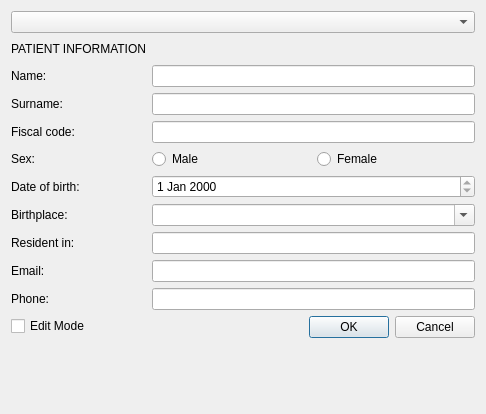
<?xml version="1.0" encoding="UTF-8"?>
<ui version="4.0">
 <class>EditPatientWindow</class>
 <widget class="QDialog" name="EditPatientWindow">
  <property name="geometry">
   <rect>
    <x>0</x>
    <y>0</y>
    <width>486</width>
    <height>414</height>
   </rect>
  </property>
  <property name="windowTitle">
   <string>Edit patient</string>
  </property>
  <layout class="QVBoxLayout" name="verticalLayout_2">
   <item>
    <layout class="QVBoxLayout" name="verticalLayout">
     <item>
      <widget class="QComboBox" name="cmbPatient">
       <property name="placeholderText">
        <string>Select a patient...</string>
       </property>
      </widget>
     </item>
     <item>
      <layout class="QFormLayout" name="formLayout_2">
       <item row="0" column="0">
        <widget class="QLabel" name="label_5">
         <property name="text">
          <string>PATIENT INFORMATION</string>
         </property>
        </widget>
       </item>
       <item row="0" column="1">
        <spacer name="horizontalSpacer">
         <property name="orientation">
          <enum>Qt::Orientation::Horizontal</enum>
         </property>
         <property name="sizeHint" stdset="0">
          <size>
           <width>40</width>
           <height>20</height>
          </size>
         </property>
        </spacer>
       </item>
       <item row="1" column="0">
        <widget class="QLabel" name="label_8">
         <property name="text">
          <string>Name:</string>
         </property>
        </widget>
       </item>
       <item row="1" column="1">
        <widget class="QLineEdit" name="txtName">
         <property name="readOnly">
          <bool>true</bool>
         </property>
        </widget>
       </item>
       <item row="2" column="0">
        <widget class="QLabel" name="label_7">
         <property name="text">
          <string>Surname:</string>
         </property>
        </widget>
       </item>
       <item row="2" column="1">
        <widget class="QLineEdit" name="txtSurname">
         <property name="readOnly">
          <bool>true</bool>
         </property>
        </widget>
       </item>
       <item row="3" column="0">
        <widget class="QLabel" name="lblFiscalCode">
         <property name="text">
          <string>Fiscal code:</string>
         </property>
        </widget>
       </item>
       <item row="3" column="1">
        <widget class="QLineEdit" name="txtFiscalCode">
         <property name="readOnly">
          <bool>true</bool>
         </property>
        </widget>
       </item>
       <item row="4" column="0">
        <widget class="QLabel" name="label_9">
         <property name="text">
          <string>Sex:</string>
         </property>
        </widget>
       </item>
       <item row="4" column="1">
        <layout class="QHBoxLayout" name="horizontalLayout">
         <item>
          <widget class="QRadioButton" name="rbtnMale">
           <property name="text">
            <string>Male</string>
           </property>
          </widget>
         </item>
         <item>
          <widget class="QRadioButton" name="rbtnFemale">
           <property name="text">
            <string>Female</string>
           </property>
          </widget>
         </item>
        </layout>
       </item>
       <item row="5" column="0">
        <widget class="QLabel" name="label">
         <property name="text">
          <string>Date of birth:</string>
         </property>
        </widget>
       </item>
       <item row="5" column="1">
        <widget class="QDateEdit" name="dateBirthday">
         <property name="readOnly">
          <bool>true</bool>
         </property>
        </widget>
       </item>
       <item row="6" column="0">
        <widget class="QLabel" name="label_2">
         <property name="text">
          <string>Birthplace:</string>
         </property>
        </widget>
       </item>
       <item row="6" column="1">
        <widget class="QComboBox" name="cmbBirthplace">
         <property name="editable">
          <bool>true</bool>
         </property>
         <property name="placeholderText">
          <string>Select a birthplace...</string>
         </property>
        </widget>
       </item>
       <item row="7" column="0">
        <widget class="QLabel" name="label_3">
         <property name="text">
          <string>Resident in:</string>
         </property>
        </widget>
       </item>
       <item row="8" column="0">
        <widget class="QLabel" name="label_4">
         <property name="text">
          <string>Email:</string>
         </property>
        </widget>
       </item>
       <item row="8" column="1">
        <widget class="QLineEdit" name="txtEmail">
         <property name="readOnly">
          <bool>true</bool>
         </property>
        </widget>
       </item>
       <item row="9" column="0">
        <widget class="QLabel" name="label_6">
         <property name="text">
          <string>Phone:</string>
         </property>
        </widget>
       </item>
       <item row="9" column="1">
        <widget class="QLineEdit" name="txtPhone">
         <property name="readOnly">
          <bool>true</bool>
         </property>
        </widget>
       </item>
       <item row="10" column="0">
        <widget class="QCheckBox" name="chkboxEditMode">
         <property name="text">
          <string>Edit Mode</string>
         </property>
        </widget>
       </item>
       <item row="10" column="1">
        <layout class="QHBoxLayout" name="horizontalLayout_4">
         <item>
          <spacer name="horizontalSpacer_2">
           <property name="orientation">
            <enum>Qt::Orientation::Horizontal</enum>
           </property>
           <property name="sizeHint" stdset="0">
            <size>
             <width>40</width>
             <height>20</height>
            </size>
           </property>
          </spacer>
         </item>
         <item>
          <widget class="QPushButton" name="btnOK">
           <property name="text">
            <string>OK</string>
           </property>
          </widget>
         </item>
         <item>
          <widget class="QPushButton" name="btnCancel">
           <property name="text">
            <string>Cancel</string>
           </property>
          </widget>
         </item>
        </layout>
       </item>
       <item row="7" column="1">
        <widget class="QLineEdit" name="txtResidence"/>
       </item>
      </layout>
     </item>
    </layout>
   </item>
  </layout>
 </widget>
 <resources/>
 <connections/>
</ui>
